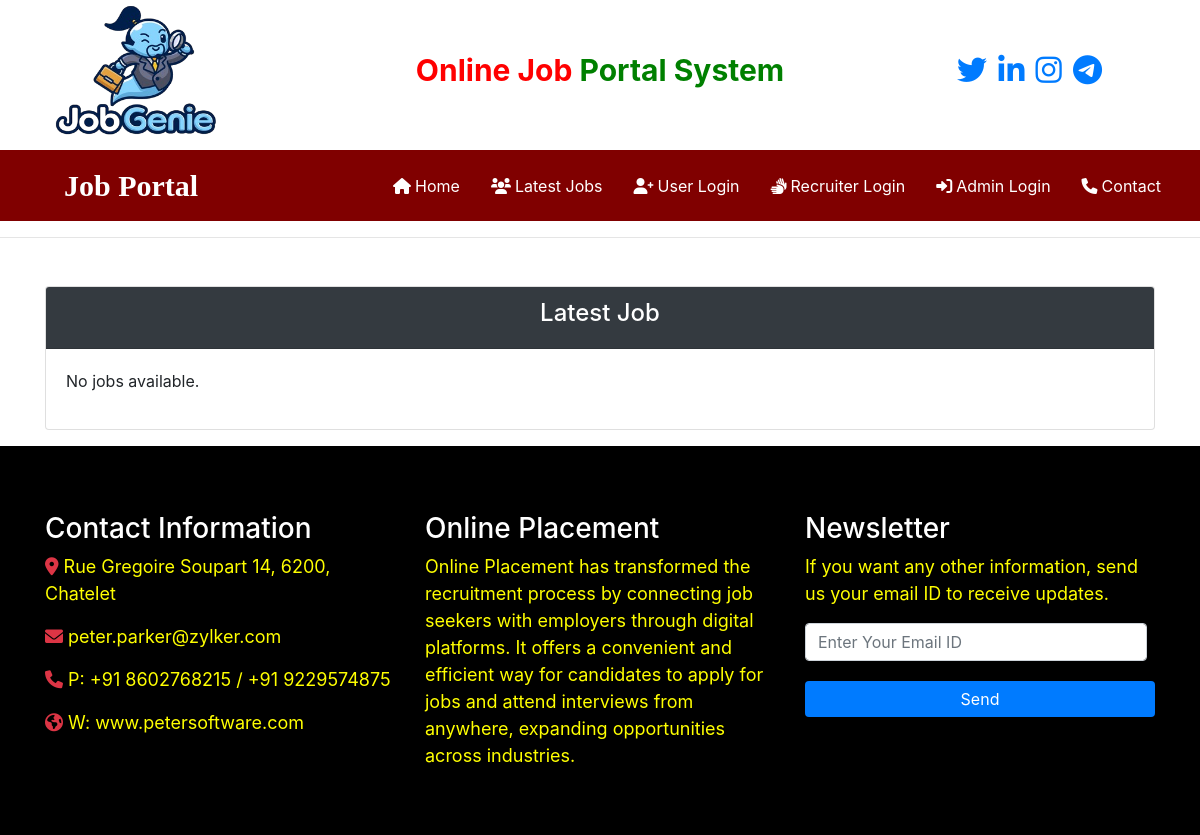
Page /latest_job/ on the earlier database version.
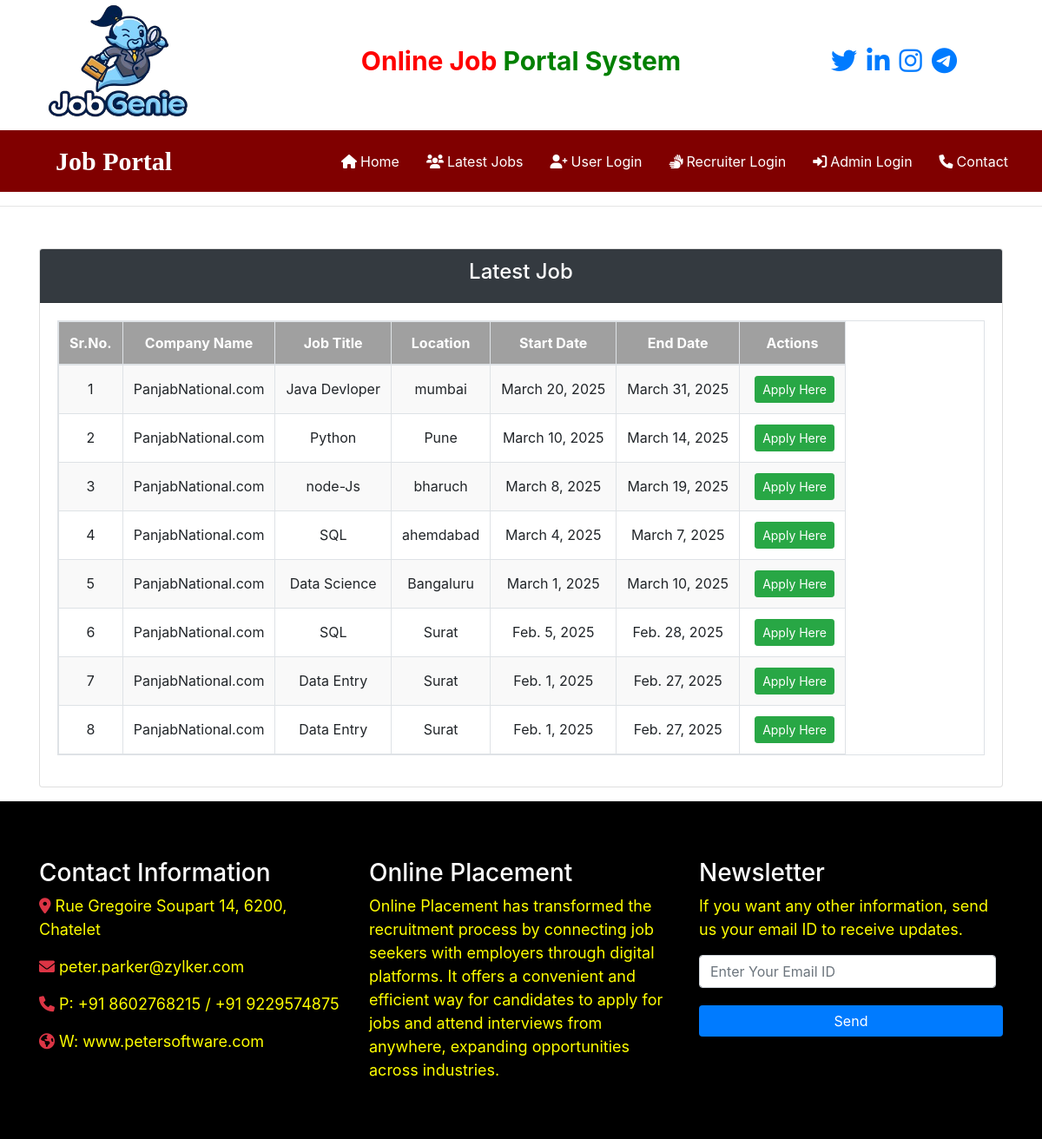
Same page on the later database version.
### job/models.py (models this page shows, shortened)
class Job(models.Model):
    recruiter = models.ForeignKey(Recruiter,on_delete=models.CASCADE)
    start_data = models.DateField()
    End_data = models.DateField()
    job_title = models.CharField(max_length=100)
    job_salary = models.FloatField(max_length=20)
    Image = models.FileField(max_length=100)
    job_description = models.TextField(max_length=300)
    job_location = models.CharField(max_length=100)
    job_experience = models.CharField(max_length=100)
    Skills = models.CharField(max_length=100)
    Creationdata = models.DateField()

class Recruiter(models.Model):
    user = models.ForeignKey(User, on_delete=models.CASCADE)
    first_name = models.CharField(max_length=100, null=True, blank=True)
    last_name = models.CharField(max_length=100, null=True, blank=True)
    company = models.CharField(max_length=100,null = True, blank=True)
    mobile = models.CharField(max_length=15, null=True, blank=True)
    image = models.FileField(null=True, blank=True)
    gender = models.CharField(max_length=10, null=True, blank=True)
    Type = models.CharField(max_length=15,default="Recruiter")
    status = models.CharField(max_length=15,null=True)
    email = models.CharField(max_length=30 , null=True, blank=True)

### job/views.py (the view)
# urls.py: path('latest_job/',latest_job, name="latest_job"),
def latest_job(request):
    job = Job.objects.all().order_by('-start_data')
    d = {'job': job}
    return render(request, 'latest_job.html',d)

### job/templates/latest_job.html (shortened to what this page needs)
{% load static %}
{% block body %}
{% include 'navigation.html' %}
<hr>
<div class="container mt-5">
    <div class="card">
        <div class="card-header text-center bg-dark text-white">
            <h4>Latest Job</h4>
        </div>
        <div class="card-body">
            {% if job %}
            <table class="table table-striped table-hover table-bordered table-responsive" id="example">
                <thead>
                    <tr>
                        <th>Sr.No.</th>
                        <th>Company Name</th>
                        <th>Job Title</th>
                        <th>Location</th>
                        <th>Start Date</th>
                        <th>End Date</th>
                        <th>Actions</th>
                    </tr>
                </thead>
                <tbody>
                    {% for i in job %}
                    <tr>
                        <td>{{ forloop.counter }}</td>
                        <td>{{ i.recruiter.company }}</td>
                        <td>{{ i.job_title }}</td>
                        <td>{{ i.job_location }}</td>
                        <td>{{ i.start_data }}</td>
                        <td>{{ i.End_data }}</td>
                        <td>
                            <a href="{% url 'user_login' %}" class="btn btn-success btn-sm">
                               Apply Here
                            </a>
                        </td>
                    </tr>
                    {% endfor %}
                </tbody>
            </table>
            {% else %}
            <p>No jobs available.</p>
            {% endif %}
        </div>
    </div>
</div>
{% include 'footer.html' %}
{% endblock %}

Differences in the rows shown:
added Job: recruiter.company "PanjabNational.com", job_title "Java Devloper", job_location "mumbai", start_data "March 20, 2025", End_data "March 31, 2025"
added Job: recruiter.company "PanjabNational.com", job_title "Python", job_location "Pune", start_data "March 10, 2025", End_data "March 14, 2025"
added Job: recruiter.company "PanjabNational.com", job_title "node-Js", job_location "bharuch", start_data "March 8, 2025", End_data "March 19, 2025"
added Job: recruiter.company "PanjabNational.com", job_title "SQL", job_location "ahemdabad", start_data "March 4, 2025", End_data "March 7, 2025"
added Job: recruiter.company "PanjabNational.com", job_title "Data Science", job_location "Bangaluru", start_data "March 1, 2025", End_data "March 10, 2025"
added Job: recruiter.company "PanjabNational.com", job_title "SQL", job_location "Surat", start_data "Feb. 5, 2025", End_data "Feb. 28, 2025"
added Job: recruiter.company "PanjabNational.com", job_title "Data Entry", job_location "Surat", start_data "Feb. 1, 2025", End_data "Feb. 27, 2025"
added Job: recruiter.company "PanjabNational.com", job_title "Data Entry", job_location "Surat", start_data "Feb. 1, 2025", End_data "Feb. 27, 2025"
Other differences:
text no longer shown: "No jobs available."
text now shown: "Sr.No. Company Name Job Title Location Start Date End Date Actions"
